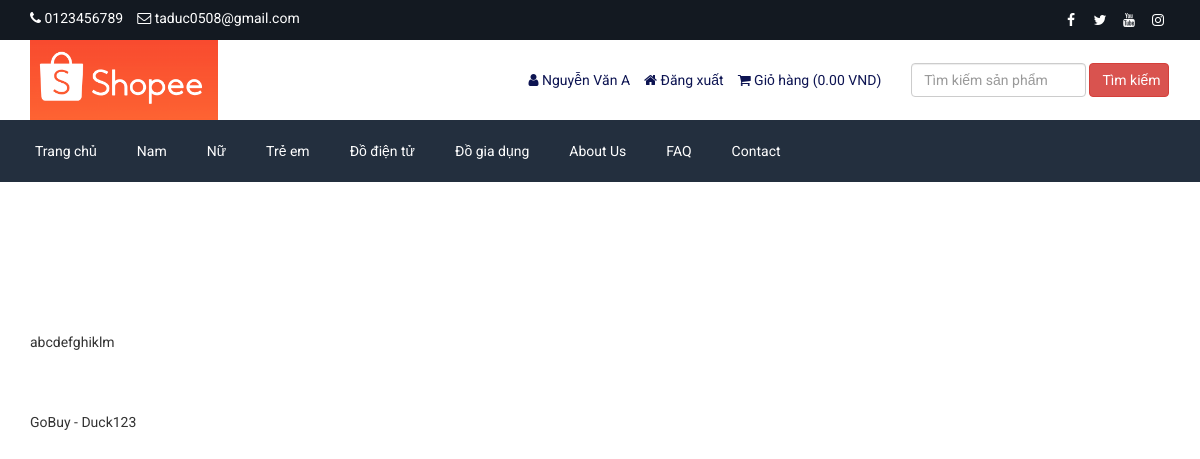
The app's page /about.php (signed in) with its own data.
### tables this page shows
CREATE TABLE `table_settings` (
  `id` int(11) NOT NULL,
  `logo` TEXT NOT NULL,
  `favicon` TEXT NOT NULL,
  `footer_about` text NOT NULL,
  `footer_copyright` text NOT NULL,
  `contact_address` text NOT NULL,
  `contact_email` TEXT NOT NULL,
  `contact_phone` TEXT NOT NULL,
  `contact_fax` TEXT NOT NULL,
  `contact_map_iframe` text NOT NULL,
  `receive_email` TEXT NOT NULL,
  `receive_email_subject` TEXT NOT NULL,
  `receive_email_thank_you_message` text NOT NULL,
  `forget_password_message` text NOT NULL,
  `total_recent_post_footer` int(10) NOT NULL,
  `total_popular_post_footer` int(10) NOT NULL,
  `total_recent_post_sidebar` int(11) NOT NULL,
  `total_popular_post_sidebar` int(11) NOT NULL,
  `total_featured_product_home` int(11) NOT NULL,
  `total_latest_product_home` int(11) NOT NULL,
  `total_popular_product_home` int(11) NOT NULL,
  `meta_title_home` text NOT NULL,
  `meta_keyword_home` text NOT NULL,
  `meta_description_home` text NOT NULL,
  `banner_login` TEXT NOT NULL,
  `banner_registration` TEXT NOT NULL,
  `banner_forget_password` TEXT NOT NULL,
  `banner_reset_password` TEXT NOT NULL,
  `banner_search` TEXT NOT NULL,
  `banner_cart` TEXT NOT NULL,
  `banner_checkout` TEXT NOT NULL,
  `banner_product_category` TEXT NOT NULL,
  `banner_blog` TEXT NOT NULL,
  `cta_title` TEXT NOT NULL,
  `cta_content` text NOT NULL,
  `cta_read_more_text` TEXT NOT NULL,
  `cta_read_more_url` TEXT NOT NULL,
  `cta_photo` TEXT NOT NULL,
  `featured_product_title` TEXT NOT NULL,
  `featured_product_subtitle` TEXT NOT NULL,
  `latest_product_title` TEXT NOT NULL,
  `latest_product_subtitle` TEXT NOT NULL,
  `popular_product_title` TEXT NOT NULL,
  `popular_product_subtitle` TEXT NOT NULL,
  `testimonial_title` TEXT NOT NULL,
  `testimonial_subtitle` TEXT NOT NULL,
  `testimonial_photo` TEXT NOT NULL,
  `blog_title` TEXT NOT NULL,
  `blog_subtitle` TEXT NOT NULL,
  `newsletter_text` text NOT NULL,
  `bank_public_key` TEXT NOT NULL,
  `bank_secret_key` TEXT NOT NULL,
  `bank_detail` text NOT NULL,
  `before_head` text NOT NULL,
  `after_body` text NOT NULL,
  `before_body` text NOT NULL,
  `home_service_on_off` int(11) NOT NULL,
  `home_welcome_on_off` int(11) NOT NULL,
  `home_featured_product_on_off` int(11) NOT NULL,
  `home_latest_product_on_off` int(11) NOT NULL,
  `home_popular_product_on_off` int(11) NOT NULL,
  `home_testimonial_on_off` int(11) NOT NULL,
  `home_blog_on_off` int(11) NOT NULL,
  `newsletter_on_off` int(11) NOT NULL,
  `ads_above_welcome_on_off` int(1) NOT NULL,
  `ads_above_featured_product_on_off` int(1) NOT NULL,
  `ads_above_latest_product_on_off` int(1) NOT NULL,
  `ads_above_popular_product_on_off` int(1) NOT NULL,
  `ads_above_testimonial_on_off` int(1) NOT NULL,
  `ads_category_sidebar_on_off` int(1) NOT NULL
);

CREATE TABLE `table_social` (
  `social_id` int(11) NOT NULL,
  `social_name` varchar(30) NOT NULL,
  `social_url` TEXT NOT NULL,
  `social_icon` varchar(30) NOT NULL
);

CREATE TABLE `table_top_category` (
  `tcat_id` int(11) NOT NULL,
  `tcat_name` TEXT NOT NULL,
  `show_on_menu` int(1) NOT NULL
);

CREATE TABLE `table_page` (
  `id` int(11) NOT NULL,
  `about_title` TEXT NOT NULL,
  `about_content` text NOT NULL,
  `about_banner` TEXT NOT NULL,
  `about_meta_title` TEXT NOT NULL,
  `about_meta_keyword` text NOT NULL,
  `about_meta_description` text NOT NULL,
  `faq_title` TEXT NOT NULL,
  `faq_banner` TEXT NOT NULL,
  `faq_meta_title` TEXT NOT NULL,
  `faq_meta_keyword` text NOT NULL,
  `faq_meta_description` text NOT NULL,
  `blog_title` TEXT NOT NULL,
  `blog_banner` TEXT NOT NULL,
  `blog_meta_title` TEXT NOT NULL,
  `blog_meta_keyword` text NOT NULL,
  `blog_meta_description` text NOT NULL,
  `contact_title` TEXT NOT NULL,
  `contact_banner` TEXT NOT NULL,
  `contact_meta_title` TEXT NOT NULL,
  `contact_meta_keyword` text NOT NULL,
  `contact_meta_description` text NOT NULL,
  `pgallery_title` TEXT NOT NULL,
  `pgallery_banner` TEXT NOT NULL,
  `pgallery_meta_title` TEXT NOT NULL,
  `pgallery_meta_keyword` text NOT NULL,
  `pgallery_meta_description` text NOT NULL,
  `vgallery_title` TEXT NOT NULL,
  `vgallery_banner` TEXT NOT NULL,
  `vgallery_meta_title` TEXT NOT NULL,
  `vgallery_meta_keyword` text NOT NULL,
  `vgallery_meta_description` text NOT NULL
);

### about.php (the view)
<?php require_once('header.php'); ?>
<?php
$query = $pdo->prepare("SELECT * FROM table_page WHERE id=1");
$query->execute();
$result = $query->fetchAll(PDO::FETCH_ASSOC);
foreach ($result as $row) {
    $about_title = $row['about_title'];
    $about_content = $row['about_content'];
    $about_banner = $row['about_banner'];
}
?>
<div class="page-banner" style="background-image: url(assets/uploads/<?php echo $about_banner; ?>);">
    <div class="inner">
        <h1><?php echo $about_title; ?></h1>
    </div>
</div>
<div class="page">
    <div class="container">
        <div class="row">
            <div class="col-md-12">
                <p>
                    <?php echo $about_content; ?>
                </p>
            </div>
        </div>
    </div>
</div>
<?php require_once('footer.php'); ?>

### header.php (shortened to what this page needs)
<?php
include("admin/inc/config.php");
$query = $pdo->prepare("SELECT * FROM table_settings WHERE id=1");
$query->execute();
$result = $query->fetchAll(PDO::FETCH_ASSOC);
foreach ($result as $row) {
    $logo = $row['logo'];
    $contact_email = $row['contact_email'];
    $contact_phone = $row['contact_phone'];
}
?>
<!DOCTYPE html>
<html lang="en">
<head>
    <link rel="stylesheet" href="assets/css/bootstrap.min.css">
    <link rel="stylesheet" href="assets/css/font-awesome.min.css">
    <link rel="stylesheet" href="assets/css/owl.carousel.min.css">
    <link rel="stylesheet" href="assets/css/owl.theme.default.min.css">
    <link rel="stylesheet" href="assets/css/jquery.bxslider.min.css">
    <link rel="stylesheet" href="assets/css/magnific-popup.css">
    <link rel="stylesheet" href="assets/css/rating.css">
    <link rel="stylesheet" href="assets/css/spacing.css">
    <link rel="stylesheet" href="assets/css/bootstrap-touch-slider.css">
    <link rel="stylesheet" href="assets/css/animate.min.css">
    <link rel="stylesheet" href="assets/css/tree-menu.css">
    <link rel="stylesheet" href="assets/css/select2.min.css">
    <link rel="stylesheet" href="assets/css/main.css">
    <link rel="stylesheet" href="assets/css/responsive.css">
    <?php
    $query = $pdo->prepare("SELECT * FROM table_page WHERE id=1");
    $query->execute();
    $result = $query->fetchAll(PDO::FETCH_ASSOC);
    ?>
</head>
<body>
    <div class="top">
        <div class="container">
            <div class="row">
                <div class="col-md-6 col-sm-6 col-xs-12">
                    <div class="left">
                        <ul>
                            <li><i class="fa fa-phone"></i> <?php echo $contact_phone; ?></li>
                            <li><i class="fa fa-envelope-o"></i> <?php echo $contact_email; ?></li>
                        </ul>
                    </div>
                </div>
                <div class="col-md-6 col-sm-6 col-xs-12">
                    <div class="right">
                        <ul>
                            <?php
                            $query = $pdo->prepare("SELECT * FROM table_social");
                            $query->execute();
                            $result = $query->fetchAll(PDO::FETCH_ASSOC);
                            foreach ($result as $row) {
                            ?>
                            <?php if ($row['social_url'] != ''): ?>
                            <li><a href="<?php echo $row['social_url']; ?>"><i
                                        class="<?php echo $row['social_icon']; ?>"></i></a></li>
                            <?php endif; ?>
                            <?php
                            }
                            ?>
                        </ul>
                    </div>
                </div>
            </div>
        </div>
    </div>
    <div class="header">
        <div class="container">
            <div class="row inner">
                <div class="col-md-4 logo">
                    <a href="index.php"><img src="assets/uploads/<?php echo $logo; ?>" alt="logo image"></a>
                </div>
                <div class="col-md-5 right">
                    <ul>
                        <?php
                        if (isset($_SESSION['customer'])) {
                        ?>
                        <li><i class="fa fa-user"></i>
                            <a href="customer-profile.php"><?php echo $_SESSION['customer']['cust_name']; ?>
                        </li>
                        <li><a href="logout.php"><i class="fa fa-home"></i> <?php echo 'Đăng xuất' ?></a></li>
                        <?php
                        }
                        ?>
                        <li><a href="cart.php"><i class="fa fa-shopping-cart"></i> <?php echo 'Giỏ hàng' ?>
                                (<?php
                                    if (isset($_SESSION['cart_p_id'])) {
                                        $table_total_price = 0;
                                        $arr_cart_p_qty = [];
                                        $arr_cart_p_current_price = [];
                                        $i = 0;
                                        foreach ($_SESSION['cart_p_qty'] as $key => $value) {
                                            $arr_cart_p_qty[$i] = $value;
                                            $i++;
                                        }
                                        $i = 0;
                                        foreach ($_SESSION['cart_p_current_price'] as $key => $value) {
                                            $arr_cart_p_current_price[$i] = $value;
                                            $i++;
                                        }
                                        for ($i = 0; $i < count($arr_cart_p_qty); $i++) {
                                            $row_total_price = $arr_cart_p_current_price[$i] * $arr_cart_p_qty[$i];
                                            $table_total_price += $row_total_price;
                                        }
                                        echo $table_total_price;
                                    } else {
                                        echo '0.00';
                                    }
                                    ?><?php echo ' VND' ?>)</a></li>
                    </ul>
                </div>
                <div class="col-md-3 search-area">
                    <form class="navbar-form navbar-left" role="search" action="search-result.php" method="get">
                        <div class="form-group">
                            <input type="text" class="form-control search-top"
                                placeholder="<?php echo 'Tìm kiếm sản phẩm' ?>" name="search_text">
                        </div>
                        <button type="submit" class="btn btn-danger"><?php echo 'Tìm kiếm' ?></button>
                    </form>
                </div>
            </div>
        </div>
    </div>
    <div class="nav">
        <div class="container">
            <div class="row">
                <div class="col-md-12 pl_0 pr_0">
                    <div class="menu-container">
                        <div class="menu">
                            <ul>
                                <li><a href="index.php">Trang chủ</a></li>
                                <?php
                                $query = $pdo->prepare("SELECT * FROM table_top_category WHERE show_on_menu=1");
                                $query->execute();
                                $result = $query->fetchAll(PDO::FETCH_ASSOC);
                                foreach ($result as $row) {
                                ?>
                                <li><a
                                        href="product-category.php?id=<?php echo $row['tcat_id']; ?>&type=top-category"><?php echo $row['tcat_name']; ?></a>
                                </li>
                                <?php
                                }
                                ?>
                                <?php
                                $query = $pdo->prepare("SELECT * FROM table_page WHERE id=1");
                                $query->execute();
                                $result = $query->fetchAll(PDO::FETCH_ASSOC);
                                foreach ($result as $row) {
                                    $about_title = $row['about_title'];
                                    $faq_title = $row['faq_title'];
                                    $contact_title = $row['contact_title'];
                                }
                                ?>
                                <li><a href="about.php"><?php echo $about_title; ?></a></li>
                                <li><a href="faq.php"><?php echo $faq_title; ?></a></li>
                                <li><a href="contact.php"><?php echo $contact_title; ?></a></li>
                            </ul>
                        </div>
                    </div>
                </div>
            </div>
        </div>
    </div>

### footer.php (shortened to what this page needs)
<?php
$statement = $pdo->prepare("SELECT * FROM table_settings WHERE id=1");
$statement->execute();
$result = $statement->fetchAll(PDO::FETCH_ASSOC);
foreach ($result as $row)
{
	$footer_copyright = $row['footer_copyright'];
}
?>
<div class="footer-bottom">
    <div class="container">
        <div class="row">
            <div class="col-md-12 copyright">
                <?php echo $footer_copyright; ?>
            </div>
        </div>
    </div>
</div>
</body>
</html>

### assets/css/main.css (style rules this page uses)
* { margin: 0; padding: 0; }
body { font-family: "Roboto", sans-serif; font-size: 14px; }
h1, h2, h3, h4, h5, h6 { font-family: "Roboto", sans-serif; }
a { text-decoration: none; }
.top { width: 100%; height: 40px; background: #131921; }
.top .left { float: left; }
.top .left ul { padding-top: 8px; }
.top .left ul li { list-style-type: none; float: left; margin-right: 14px; color: white; }
.top .left ul li i { color: white; }
.top .right { float: right; }
.top .right ul { padding-top: 8px; }
.top .right ul li { list-style-type: none; float: left; margin-left: 5px; }
.top .right ul li a { color: white; width: 24px; height: 24px; line-height: 24px; text-align: center; border-radius: 50%; display: block; transition: all 0.4s ease; }
.header { width: 100%; height: auto; background: #fff; }
.header .inner { height: auto; display: table; }
.header .logo { float: none; display: table-cell; vertical-align: middle; }
.header .logo img { max-width: 100%; height: 80px; }
.header .navbar-form .form-control { width: 300px; }
.header .search-area { float: none; display: table-cell; vertical-align: middle; }
.header .search-area .form-group { width: calc(100% - 84px); }
.header .search-area button { width: 80px; }
.header .search-area form { width: 100%; }
.header .right { float: none; display: table-cell; vertical-align: middle; padding-right: 0; }
.header .right ul { float: right; margin-bottom: 0; }
.header .right ul li { list-style-type: none; float: left; margin-left: 14px; color: #0d1452; }
.header .right ul li a { color: #0d1452; }
.header .navbar-form .search-top { width: 100%; }
.nav { background: #232f3e; }
.menu-container { width: 100%; margin: 0 auto; background: #232f3e; }
.menu-dropdown-icon:before { content: "\f067"; font-family: "FontAwesome"; display: none; cursor: pointer; float: right; padding: 1.5em 2em; background: #fff; color: #333; }
.menu > ul { margin: 0 auto; width: 100%; list-style: none; padding: 0; position: relative; box-sizing: border-box; }
.menu > ul:before, .menu > ul:after { content: ""; display: table; }
.menu > ul:after { clear: both; }
.menu > ul > li { float: left; padding: 0; margin: 0; }
.menu > ul > li a { text-decoration: none; padding: 1.5em 20px; display: block; color: #fff; }
.page-banner { width: 100%; height: auto; background-repeat: no-repeat; background-position: center center; -webkit-background-size: cover; background-size: cover; position: relative; padding-top: 15px; padding-bottom: 15px; overflow: hidden; }
.page-banner h1 { color: #fff; text-align: center; z-index: 999; position: relative; }
.page { width: 100%; height: auto; padding-top: 50px; padding-bottom: 50px; }

### assets/css/responsive.css (style rules this page uses)
@media only screen and (min-width: 992px) { .header .inner { width: 100%; } }
@media only screen and (min-width: 992px) { .header .search-area { padding-right: 0; } }
@media only screen and (min-width: 992px) { .header .search-area form { padding-right: 0; } }
@media only screen and (min-width: 992px) { .header .container { padding-right: 0; } }

### records on screen
table_settings: contact_phone "0123456789", contact_email "taduc0508@gmail.com", logo (picture), footer_copyright "GoBuy - Duck123"
table_top_category: tcat_name "Nam"
table_top_category: tcat_name "Nữ"
table_top_category: tcat_name "Trẻ em"
table_top_category: tcat_name "Đồ điện tử"
table_top_category: tcat_name "Đồ gia dụng"
table_page: about_title "About Us", faq_title "FAQ", contact_title "Contact", about_content "abcdefghiklm"

### other values on screen
$_SESSION['customer']['cust_name'] "Nguyễn Văn A"
